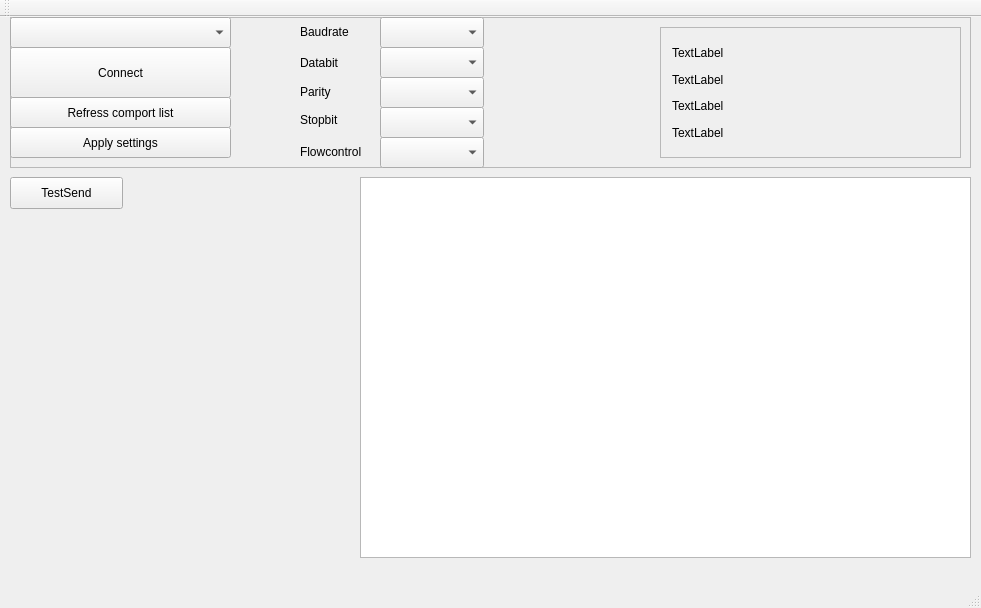
<?xml version="1.0" encoding="UTF-8"?>
<ui version="4.0">
 <class>MainWindow</class>
 <widget class="QMainWindow" name="MainWindow">
  <property name="geometry">
   <rect>
    <x>0</x>
    <y>0</y>
    <width>981</width>
    <height>608</height>
   </rect>
  </property>
  <property name="windowTitle">
   <string>Drone Updater</string>
  </property>
  <widget class="QWidget" name="centralWidget">
   <widget class="QFrame" name="frame">
    <property name="geometry">
     <rect>
      <x>10</x>
      <y>0</y>
      <width>961</width>
      <height>151</height>
     </rect>
    </property>
    <property name="frameShape">
     <enum>QFrame::StyledPanel</enum>
    </property>
    <property name="frameShadow">
     <enum>QFrame::Raised</enum>
    </property>
    <widget class="QComboBox" name="serialPortList">
     <property name="geometry">
      <rect>
       <x>0</x>
       <y>0</y>
       <width>221</width>
       <height>31</height>
      </rect>
     </property>
    </widget>
    <widget class="QPushButton" name="ConnectBtn">
     <property name="geometry">
      <rect>
       <x>0</x>
       <y>30</y>
       <width>221</width>
       <height>51</height>
      </rect>
     </property>
     <property name="text">
      <string>Connect</string>
     </property>
    </widget>
    <widget class="QComboBox" name="baudRateBox">
     <property name="geometry">
      <rect>
       <x>370</x>
       <y>0</y>
       <width>104</width>
       <height>31</height>
      </rect>
     </property>
    </widget>
    <widget class="QComboBox" name="dataBitsBox">
     <property name="geometry">
      <rect>
       <x>370</x>
       <y>30</y>
       <width>104</width>
       <height>31</height>
      </rect>
     </property>
    </widget>
    <widget class="QComboBox" name="parityBox">
     <property name="geometry">
      <rect>
       <x>370</x>
       <y>60</y>
       <width>104</width>
       <height>31</height>
      </rect>
     </property>
    </widget>
    <widget class="QComboBox" name="stopBitsBox">
     <property name="geometry">
      <rect>
       <x>370</x>
       <y>90</y>
       <width>104</width>
       <height>31</height>
      </rect>
     </property>
    </widget>
    <widget class="QFrame" name="frame_2">
     <property name="geometry">
      <rect>
       <x>650</x>
       <y>10</y>
       <width>301</width>
       <height>131</height>
      </rect>
     </property>
     <property name="minimumSize">
      <size>
       <width>200</width>
       <height>100</height>
      </size>
     </property>
     <property name="frameShape">
      <enum>QFrame::StyledPanel</enum>
     </property>
     <property name="frameShadow">
      <enum>QFrame::Raised</enum>
     </property>
     <layout class="QVBoxLayout" name="verticalLayout_2">
      <item>
       <layout class="QVBoxLayout" name="verticalLayout">
        <property name="spacing">
         <number>0</number>
        </property>
        <item>
         <widget class="QLabel" name="description">
          <property name="text">
           <string>TextLabel</string>
          </property>
         </widget>
        </item>
        <item>
         <widget class="QLabel" name="manufacturer">
          <property name="text">
           <string>TextLabel</string>
          </property>
         </widget>
        </item>
        <item>
         <widget class="QLabel" name="serial_number">
          <property name="text">
           <string>TextLabel</string>
          </property>
         </widget>
        </item>
        <item>
         <widget class="QLabel" name="location">
          <property name="text">
           <string>TextLabel</string>
          </property>
         </widget>
        </item>
       </layout>
      </item>
     </layout>
    </widget>
    <widget class="QPushButton" name="Update_list">
     <property name="geometry">
      <rect>
       <x>0</x>
       <y>80</y>
       <width>221</width>
       <height>31</height>
      </rect>
     </property>
     <property name="text">
      <string>Refress comport list</string>
     </property>
    </widget>
    <widget class="QComboBox" name="flowControlBox">
     <property name="geometry">
      <rect>
       <x>370</x>
       <y>120</y>
       <width>104</width>
       <height>31</height>
      </rect>
     </property>
    </widget>
    <widget class="QPushButton" name="apply_settings">
     <property name="geometry">
      <rect>
       <x>0</x>
       <y>110</y>
       <width>221</width>
       <height>31</height>
      </rect>
     </property>
     <property name="text">
      <string>Apply settings</string>
     </property>
    </widget>
    <widget class="QLabel" name="label">
     <property name="geometry">
      <rect>
       <x>290</x>
       <y>5</y>
       <width>81</width>
       <height>20</height>
      </rect>
     </property>
     <property name="text">
      <string>Baudrate</string>
     </property>
    </widget>
    <widget class="QLabel" name="label_2">
     <property name="geometry">
      <rect>
       <x>290</x>
       <y>36</y>
       <width>81</width>
       <height>20</height>
      </rect>
     </property>
     <property name="text">
      <string>Databit</string>
     </property>
    </widget>
    <widget class="QLabel" name="label_3">
     <property name="geometry">
      <rect>
       <x>290</x>
       <y>65</y>
       <width>81</width>
       <height>20</height>
      </rect>
     </property>
     <property name="text">
      <string>Parity</string>
     </property>
    </widget>
    <widget class="QLabel" name="label_4">
     <property name="geometry">
      <rect>
       <x>290</x>
       <y>93</y>
       <width>81</width>
       <height>20</height>
      </rect>
     </property>
     <property name="text">
      <string>Stopbit</string>
     </property>
    </widget>
    <widget class="QLabel" name="label_5">
     <property name="geometry">
      <rect>
       <x>290</x>
       <y>125</y>
       <width>81</width>
       <height>20</height>
      </rect>
     </property>
     <property name="text">
      <string>Flowcontrol</string>
     </property>
    </widget>
   </widget>
   <widget class="Console" name="uiConsole">
    <property name="geometry">
     <rect>
      <x>360</x>
      <y>160</y>
      <width>611</width>
      <height>381</height>
     </rect>
    </property>
   </widget>
   <widget class="QPushButton" name="pushButton">
    <property name="geometry">
     <rect>
      <x>10</x>
      <y>160</y>
      <width>113</width>
      <height>32</height>
     </rect>
    </property>
    <property name="text">
     <string>TestSend</string>
    </property>
   </widget>
  </widget>
  <widget class="QMenuBar" name="menuBar">
   <property name="geometry">
    <rect>
     <x>0</x>
     <y>0</y>
     <width>981</width>
     <height>22</height>
    </rect>
   </property>
  </widget>
  <widget class="QToolBar" name="mainToolBar">
   <attribute name="toolBarArea">
    <enum>TopToolBarArea</enum>
   </attribute>
   <attribute name="toolBarBreak">
    <bool>false</bool>
   </attribute>
  </widget>
  <widget class="QStatusBar" name="statusBar"/>
 </widget>
 <layoutdefault spacing="6" margin="11"/>
 <customwidgets>
  <customwidget>
   <class>Console</class>
   <extends>QPlainTextEdit</extends>
   <header location="global">console.h</header>
  </customwidget>
 </customwidgets>
 <resources/>
 <connections/>
</ui>
